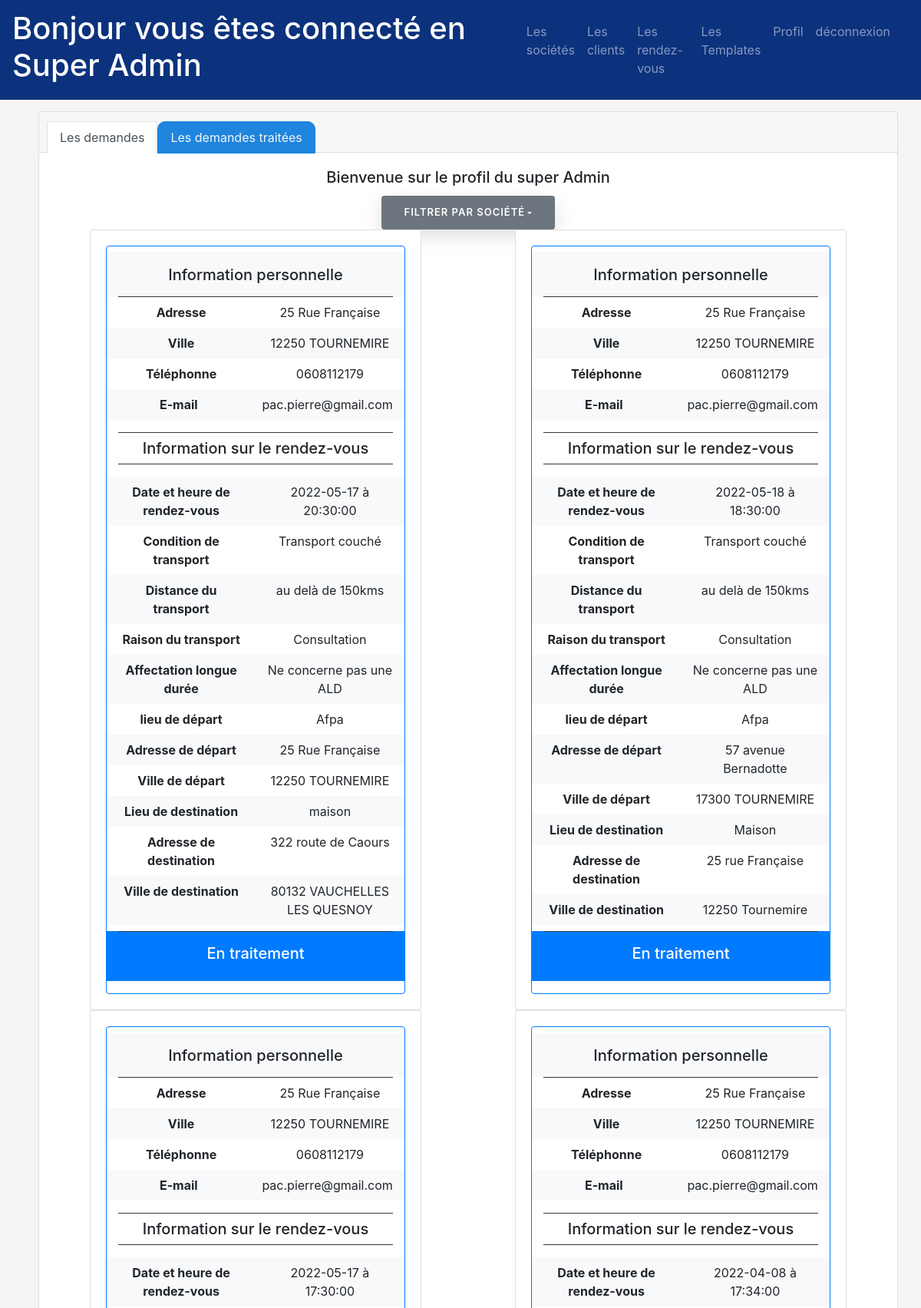
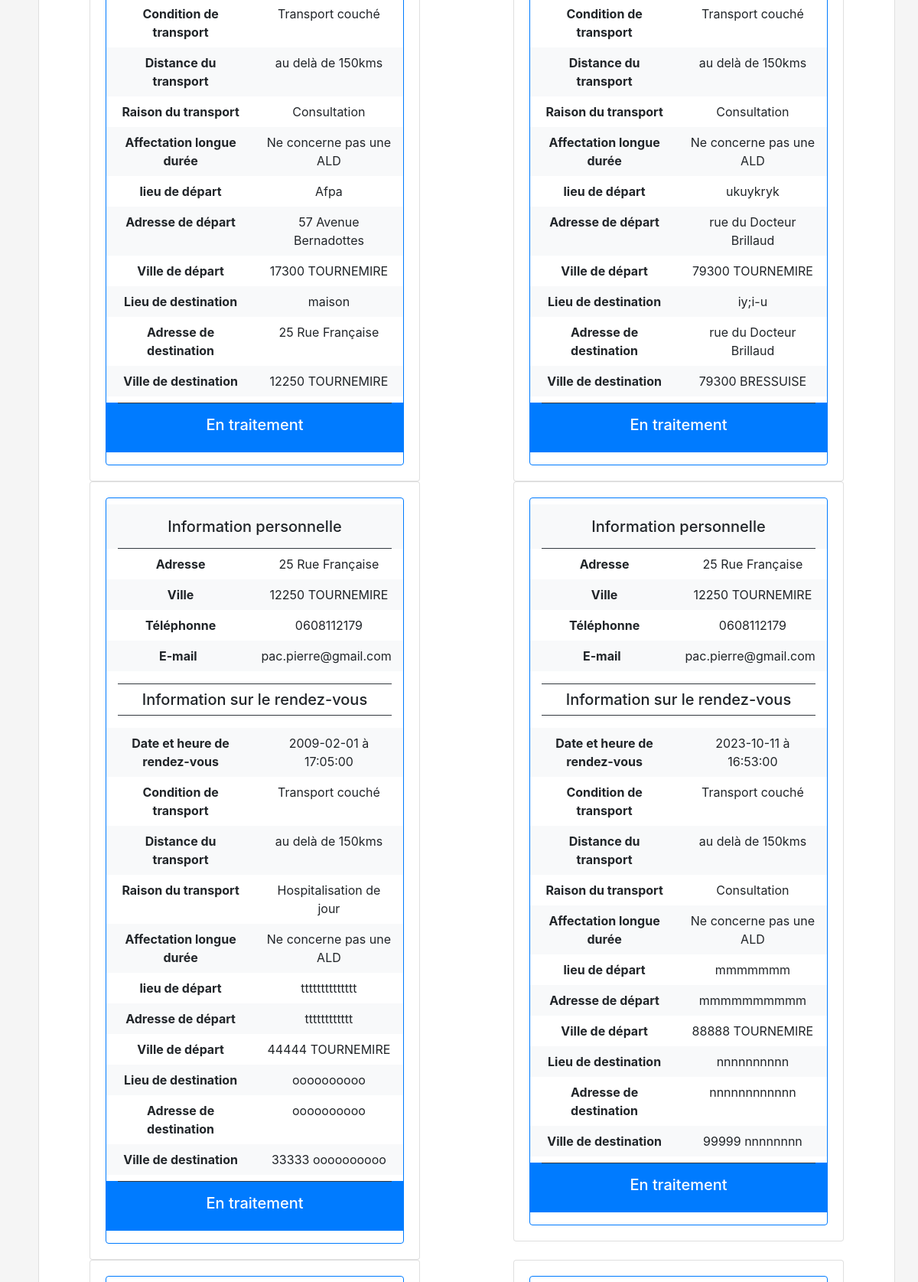
Screenshot of /ambulancesBack/rdv.php (signed in, upper part) with the database file from the repository (2 pictures, top to bottom).
### tables this page shows
CREATE TABLE IF NOT EXISTS `ambu_rdv` (
  `rdv_id` int(10) NOT NULL AUTO_INCREMENT,
  `fk_user` int(10) NOT NULL,
  `rdv_date` date NOT NULL,
  `heure` time NOT NULL,
  `transport_type` tinyint(1) NOT NULL,
  `transport_kms` tinyint(1) NOT NULL,
  `rdv_raison` tinyint(1) NOT NULL,
  `ald` tinyint(1) NOT NULL,
  `pick_name` varchar(40) NOT NULL,
  `pick_adress` varchar(80) NOT NULL,
  `pick_zip` int(6) NOT NULL,
  `pick_ville` varchar(60) NOT NULL,
  `dest_name` varchar(40) NOT NULL,
  `dest_adress` varchar(80) NOT NULL,
  `dest_zip` int(6) NOT NULL,
  `dest_ville` varchar(60) NOT NULL,
  `statut` tinyint(1) NOT NULL DEFAULT '0',
  `fk_societe` int(3) DEFAULT NULL,
  PRIMARY KEY (`rdv_id`),
  KEY `fk_user` (`fk_user`) USING BTREE,
  KEY `fk_societe` (`fk_societe`)
);

CREATE TABLE IF NOT EXISTS `ambu_utilisateur` (
  `user_id` int(10) NOT NULL AUTO_INCREMENT,
  `nom` text NOT NULL,
  `prenom` text NOT NULL,
  `adress` text NOT NULL,
  `zip` int(8) NOT NULL,
  `ville` text NOT NULL,
  `tel` int(12) NOT NULL,
  `mail` varchar(80) NOT NULL,
  `mdp` longtext NOT NULL,
  `profil` tinyint(2) NOT NULL DEFAULT '0',
  `anniv` date DEFAULT NULL,
  `fk_societe` int(9) DEFAULT NULL,
  `active` tinyint(1) NOT NULL DEFAULT '1',
  PRIMARY KEY (`user_id`),
  KEY `fk_societe` (`fk_societe`)
);

### ambulancesBack/rdv/cardRdvClients.php (the view, shortened to what this page needs)
<?php
$dataRdv['transport_type'] = 0 ? "Transport assis" : "Transport couché";
$dataRdv['transport_kms'] = 0 ? "Jusquà 150kms" : "au delà de 150kms";
$dataRdv['ald'] = 0 ? "Concerne une ALD" : "Ne concerne pas une ALD";
  switch ($dataRdv['rdv_raison']) {
    case 0:
      $dataRdv['rdv_raison'] = "Consultation";
      break;
    case 1:
      $dataRdv['rdv_raison'] = "Hospitalisation de jour";
      break;
  }
?>
  <div class="col-sm-12 col-md-5 mx-auto">
  <div class="card">
    <div class="card-body">
      <div class="container border border-primary border-3 rounded py-2">
        <div class="row bg-light">
        <div class="col">
          </div>
        </div>
        <div class="row bg-light">
          <div class="col">
            <h5 class="card-text border-bottom border-2 border-dark py-3">
              Information personnelle
            </h5>
          </div>
        </div>
        <div class="row py-2">
          <div class="col font-weight-bold">Adresse</div>
          <div class="col">
            <p class="card-text"><?= $dataRdv['adress'] ?></p>
          </div>
        </div>
        <div class="row py-2 bg-light">
          <div class="col font-weight-bold">Ville</div>
          <div class="col">
            <p class="card-text"><?= $dataRdv['zip'] ?> <?= $dataRdv['ville'] ?></p>
          </div>
        </div>
        <div class="row py-2">
          <div class="col font-weight-bold">Téléphonne</div>
          <div class="col">
            <p class="card-text">0<?= $dataRdv['tel'] ?></p>
          </div>
        </div>
        <div class="row py-2 bg-light">
          <div class="col font-weight-bold">E-mail</div>
          <div class="col">
            <p class="card-text"><?= $dataRdv['mail'] ?></p>
          </div>
        </div>
        <div class="row py-2">
          <div class="col">
            <h5
              class="card-text border-bottom border-top border-2 border-dark py-2 my-2"
            >
              Information sur le rendez-vous
            </h5>
          </div>
        </div>
        <div class="row py-2 bg-light">
          <div class="col font-weight-bold">Date et heure de rendez-vous</div>
          <div class="col">
            <p class="card-text">
              <?= $dataRdv['rdv_date'] ?> à <?= $dataRdv['heure'] ?>
            </p>
          </div>
        </div>
        <div class="row py-2">
          <div class="col font-weight-bold">Condition de transport</div>
          <div class="col">
            <p class="card-text"><?= $dataRdv['transport_type'] ?></p>
          </div>
        </div>
        <div class="row py-2 bg-light">
          <div class="col font-weight-bold">Distance du transport</div>
          <div class="col">
            <p class="card-text"><?= $dataRdv['transport_kms'] ?></p>
          </div>
        </div>
        <div class="row py-2">
          <div class="col font-weight-bold">Raison du transport</div>
          <div class="col">
            <p class="card-text"><?= $dataRdv['rdv_raison'] ?></p>
          </div>
        </div>
        <div class="row py-2 bg-light">
          <div class="col font-weight-bold">Affectation longue durée</div>
          <div class="col">
            <p class="card-text"><?= $dataRdv['ald'] ?></p>
          </div>
        </div>
        <div class="row py-2">
          <div class="col font-weight-bold">lieu de départ</div>
          <div class="col">
            <p class="card-text"><?= $dataRdv['pick_name'] ?></p>
          </div>
        </div>
        <div class="row py-2 bg-light">
          <div class="col font-weight-bold">Adresse de départ</div>
          <div class="col">
            <p class="card-text"><?= $dataRdv['pick_adress'] ?></p>
          </div>
        </div>
        <div class="row py-2">
          <div class="col font-weight-bold">Ville de départ</div>
          <div class="col">
            <p class="card-text"><?= $dataRdv['pick_zip'] ?> <?= $dataRdv['ville'] ?></p>
          </div>
        </div>
        <div class="row py-2 bg-light">
          <div class="col font-weight-bold">Lieu de destination</div>
          <div class="col">
            <p class="card-text"><?= $dataRdv['dest_name'] ?></p>
          </div>
        </div>
        <div class="row py-2">
          <div class="col font-weight-bold">Adresse de destination</div>
          <div class="col">
            <p class="card-text"><?= $dataRdv['dest_adress'] ?></p>
          </div>
        </div>
        <div class="row py-2 bg-light">
          <div class="col font-weight-bold">Ville de destination</div>
          <div class="col">
            <p class="card-text">
              <?= $dataRdv['dest_zip'] ?> <?= $dataRdv['dest_ville'] ?>
            </p>
          </div>
        </div>
        <div class="row py-2">
          <div class="col"><?php
          if($_SESSION['profil'] == 0 || $_SESSION['profil'] == 2):
              if($dataRdv['statut'] == 0):
                  ?><div class="row bg-primary text-white"><div class="col"><h5 class="px-5 border-top border-2 border-dark py-3">En traitement</h5></div></div><?php
              elseif($dataRdv['statut'] == 1):
                  ?><div class="row bg-success text-white"><div class="col"><h5 class="px-5 border-top border-2 border-dark py-3">Rendez-vous traité</h5></div></div><?php
              endif;
          endif;
          ?></div>
        </div>
      </div>
    </div>
  </div>
</div>

### ambulancesBack/rdv.php (shortened to what this page needs)
<?php
require "include/content/head.php";
?>
</head>
<body>
    <nav class="top-bar navbar navbar-expand-lg navbar-dark ">
        <div class="container-fluid">
            <a class="navbar-brand" href="index.php">
                <?php
                if (isset($_SESSION['profil'])):
                    if($_SESSION['profil'] == 0):
                        if(infoSoc($_SESSION['fk_societe'])):
                            $dataSoc = infoSoc($_SESSION['fk_societe']);
                            $dataSocNom = str_replace(" ","",$dataSoc['societe_nom']);
                            echo "<span class='greetings d-flex flex-row bd-highlight mb-3'><img src=../".$dataSocNom."/media/".$dataSoc['logo']." alt='Logo' style='width:60px; height:60px'><h1 class='ms-3 mt-1'>".$dataSoc['societe_nom']. "</h1></span>";
                        endif;
                    elseif($_SESSION['profil'] == 2):
                        echo "<h1>Bonjour vous êtes connecté en Super Admin</h1>";
                    elseif($_SESSION['profil'] == 4):
                        echo "<h1>Bonjour vous êtes connecté en Régule itinérante</h1>";
                    endif;
                else:
                    echo "<h1>Vous n'êtes pas connecté</h1>";
                endif;
                ?>
            </a>
            <?php
            if (isset($_SESSION['profil'])){
                require 'navbar/navbar.php';
            }
            ?>
            <div class="collapse navbar-collapse" id="navbarSupportedContent">
                <ul class="navbar-nav me-auto mb-2 mb-lg-0" id="top-bar-menu">
                <?php
                    if (isset($_SESSION['profil'])) {
                        require 'navbar/navbar.php';
                        if($_SESSION['profil'] == 0){
                            echo $linkTopRdv;
                            echo $linkTopJob;
                        } elseif($_SESSION['profil'] == 1){
                            echo $linkTopRdv;
                            echo $linkTopClient;
                            echo $linkTopSoc;
                        } elseif($_SESSION['profil'] == 2){
                            echo $linkTopSocAdmin;
                            echo $linkTopClient;
                            echo $linkTopRdv;
                            echo $linkTopTemplate;
                        } elseif($_SESSION['profil'] == 4){
                            echo $linkTopClient;
                            echo $linkTopRdv;
                        }
                    }
                    if (!isset($_SESSION['profil'])) {
                        echo '<li class="nav-item mobile-profile display">
                                <a class="nav-link" aria-current="page" href="index.php">Connexion</a>
                            </li>';
                    } else {
                        echo '<li class="nav-item mobile-profile display">
                                <a class="nav-link" aria-current="page" href="index.php">Profil</a>
                            </li>';
                        echo '<li class="nav-item mobile-profile display">
                                <form action="include/deconnexion.php" method="post">
                                    <input type="submit" class="nav-link nav-link-btn" name="deconnexion" value="déconnexion"></input>
                                </form>
                            </li>';
                    }
                    ?>
                </ul>
            </div>
                <?php
                if (!isset($_SESSION['profil'])){
                    require 'navbar/navbar.php';
                    if(infoSoc($_SESSION['id_societe'])):
                        $dataSoc = infoSoc($_SESSION['id_societe']);
                        $dataSocNom = str_replace(" ","",$dataSoc['societe_nom']);
                        ?>
                        <div class='profil d-flex flex-wrap desktop-profil'>
                            <a class='btn btn-primary me-3 d-flex flex-row mx-2 my-2' href='../<?=$dataSocNom?>/index.php'>
                            <em class='bi bi-house me-3'></em>
                            <h5 class="mt-1">Accueil</h5></a>
                        </div>
                        <div class='profil d-flex flex-wrap desktop-profil'>
                            <a class='btn btn-primary me-3 d-flex flex-row mx-2 my-2' href='tel:+330 <?=$dataSoc['societe_tel']?>'>
                            <em class='bi bi-telephone me-3'></em>
                            <h5 class="mt-1">0<?=$dataSoc['societe_tel']?></h5></a>
                        </div>
                        <?php
                    endif;
                    echo $btnConnexion;
                } else {
                    require 'navbar/navbar.php';
                        ?>
                        <?php
                }
                ?>
        </nav>
                            <?php
                            if (isset($_SESSION['profil'])) {
                                require 'navbar/navbar.php';
                            }
                            ?>
            <?php
            if(isset($_SESSION['logged'])):
                    ?><div class="main padding" id="main"><?php
                else:
                    ?><div class="main" id="main"><?php
                endif;
                if (isset($_SESSION['profil'])):
                    (isset($fkSociete) == NULL) ? $fkSociete = '' : "";
                    (isset($_POST['triRdv'])) ? $fkSociete = 'AND ambu_rdv.fk_societe = '.$_POST['fk_societe'] : $fkSociete = '';
                    $rdv = 0;
                    if(isset($_POST['triOldRdv'])){
                        $fkSociete = 'AND ambu_rdv.fk_societe = '.$_POST['fk_societe'];
                        $rdv = 1;
                    } else{
                        $fkSociete = '';
                    }
                    if($rdv == 0):
                        require 'rdv/infoRdv.php';
                        if($_SESSION['profil'] == 0):
                            navRdvClient($rdv)
                            ?>
                                <div class="card-body">
                                <h5 class="card-title">Bienvenue sur le profil de <?= $_SESSION['prenom']. ' ' .$_SESSION['nom']?></h5>
                            <?php
                            if(isset($_GET['message']) && $_GET['message'] == 'success'){
                                echo'<div id="alert" class="alert alert-success w-50 mx-auto" role="alert">Message envoyé avec succés</div>';
                            }
                            require 'rdv/prendreRdv.php';
                        elseif($_SESSION['profil'] == 2 || $_SESSION['profil'] == 4):
                            ?>
                                <div class="card-body">
                                <?php if($_SESSION['profil'] == 2): ?>
                                        <h5 class="card-title">Bienvenue sur le profil du super Admin </h5>
                                        <?php else: ?>
                                        <h5 class="card-title">Bienvenue sur le profil de la régule itinérante </h5>
                                        <?php endif; ?>
                                    <div class="dropdown">
                                        <button class="btn btn-secondary dropdown-toggle" type="button" id="dropdownMenuButton1" data-bs-toggle="dropdown" aria-expanded="false">
                                            Filtrer par société
                                        </button>
                                    </div>
                                <div class="row">
                            <?php
                            if(allAdminRdv($fkSociete, 0)){
                                foreach(allAdminRdv($fkSociete, 0) as $dataRdv){
                                    require 'rdv/cardRdvClients.php';
                                }
                            }else{
                                echo '<div class="d-inline justify-content-center bg-primary text-white my-5 mx-auto w-50 p-3">Vous n\'avez aucun rendez-vous en attente</div>';
                            }
                            ?>
                                </div>
                            <?php
                        endif;
                    endif;
                endif;
                ?>
            </div>
        </div>
    </div>
<?php
require "include/content/footer.php";
?>

### rows the page displays
ambu_rdv: fk_user.adress "25 Rue Française", fk_user.zip "12250", fk_user.ville "TOURNEMIRE", fk_user.tel "608112179", fk_user.mail "pac.pierre@gmail.com", rdv_date "2022-05-17", heure "20:30:00", transport_type "Transport couché", transport_kms "au delà de 150kms", rdv_raison "Consultation", ald "Ne concerne pas une ALD", pick_name "Afpa", pick_adress "25 Rue Française", pick_zip "12250", dest_name "maison", dest_adress "322 route de Caours", dest_zip "80132", dest_ville "VAUCHELLES LES QUESNOY", statut "En traitement"
ambu_rdv: fk_user.adress "25 Rue Française", fk_user.zip "12250", fk_user.ville "TOURNEMIRE", fk_user.tel "608112179", fk_user.mail "pac.pierre@gmail.com", rdv_date "2022-05-18", heure "18:30:00", transport_type "Transport couché", transport_kms "au delà de 150kms", rdv_raison "Consultation", ald "Ne concerne pas une ALD", pick_name "Afpa", pick_adress "57 avenue Bernadotte", pick_zip "17300", dest_name "Maison", dest_adress "25 rue Française", dest_zip "12250", dest_ville "Tournemire", statut "En traitement"
ambu_rdv: fk_user.adress "25 Rue Française", fk_user.zip "12250", fk_user.ville "TOURNEMIRE", fk_user.tel "608112179", fk_user.mail "pac.pierre@gmail.com", rdv_date "2022-05-17", heure "17:30:00", transport_type "Transport couché", transport_kms "au delà de 150kms", rdv_raison "Consultation", ald "Ne concerne pas une ALD", pick_name "Afpa", pick_adress "57 Avenue Bernadottes", pick_zip "17300", dest_name "maison", dest_adress "25 Rue Française", dest_zip "12250", dest_ville "TOURNEMIRE", statut "En traitement"
ambu_rdv: fk_user.adress "25 Rue Française", fk_user.zip "12250", fk_user.ville "TOURNEMIRE", fk_user.tel "608112179", fk_user.mail "pac.pierre@gmail.com", rdv_date "2022-04-08", heure "17:34:00", transport_type "Transport couché", transport_kms "au delà de 150kms", rdv_raison "Consultation", ald "Ne concerne pas une ALD", pick_name "ukuykryk", pick_adress "rue du Docteur Brillaud", pick_zip "79300", dest_name "iy;i-u", dest_adress "rue du Docteur Brillaud", dest_zip "79300", dest_ville "BRESSUISE", statut "En traitement"
ambu_rdv: fk_user.adress "25 Rue Française", fk_user.zip "12250", fk_user.ville "TOURNEMIRE", fk_user.tel "608112179", fk_user.mail "pac.pierre@gmail.com", rdv_date "2009-02-01", heure "17:05:00", transport_type "Transport couché", transport_kms "au delà de 150kms", rdv_raison "Hospitalisation de jour", ald "Ne concerne pas une ALD", pick_name "tttttttttttttt", pick_adress "tttttttttttt", pick_zip "44444", dest_name "oooooooooo", dest_adress "oooooooooo", dest_zip "33333", dest_ville "oooooooooo", statut "En traitement"
ambu_rdv: fk_user.adress "25 Rue Française", fk_user.zip "12250", fk_user.ville "TOURNEMIRE", fk_user.tel "608112179", fk_user.mail "pac.pierre@gmail.com", rdv_date "2023-10-11", heure "16:53:00", transport_type "Transport couché", transport_kms "au delà de 150kms", rdv_raison "Consultation", ald "Ne concerne pas une ALD", pick_name "mmmmmmm", pick_adress "mmmmmmmmmm", pick_zip "88888", dest_name "nnnnnnnnnn", dest_adress "nnnnnnnnnnnn", dest_zip "99999", dest_ville "nnnnnnnn", statut "En traitement"
